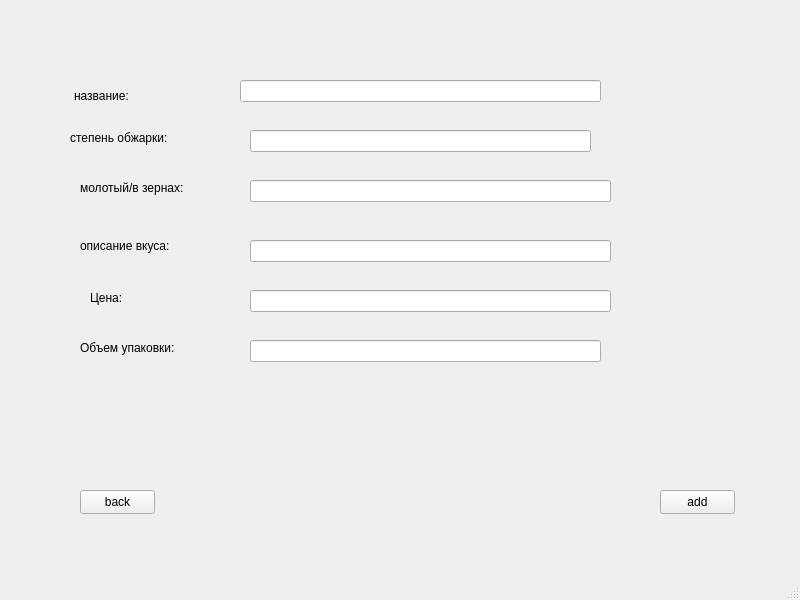
<?xml version="1.0" encoding="UTF-8"?>
<ui version="4.0">
 <class>MainWindow</class>
 <widget class="QMainWindow" name="MainWindow">
  <property name="geometry">
   <rect>
    <x>0</x>
    <y>0</y>
    <width>800</width>
    <height>600</height>
   </rect>
  </property>
  <property name="windowTitle">
   <string>MainWindow</string>
  </property>
  <widget class="QWidget" name="centralwidget">
   <widget class="QLabel" name="label">
    <property name="geometry">
     <rect>
      <x>74</x>
      <y>75</y>
      <width>161</width>
      <height>41</height>
     </rect>
    </property>
    <property name="text">
     <string>название:</string>
    </property>
   </widget>
   <widget class="QLabel" name="label_2">
    <property name="geometry">
     <rect>
      <x>70</x>
      <y>130</y>
      <width>141</width>
      <height>16</height>
     </rect>
    </property>
    <property name="text">
     <string>степень обжарки:</string>
    </property>
   </widget>
   <widget class="QLabel" name="label_3">
    <property name="geometry">
     <rect>
      <x>80</x>
      <y>180</y>
      <width>141</width>
      <height>16</height>
     </rect>
    </property>
    <property name="text">
     <string>молотый/в зернах:</string>
    </property>
   </widget>
   <widget class="QLabel" name="label_4">
    <property name="geometry">
     <rect>
      <x>80</x>
      <y>236</y>
      <width>121</width>
      <height>20</height>
     </rect>
    </property>
    <property name="text">
     <string>описание вкуса:</string>
    </property>
   </widget>
   <widget class="QLabel" name="label_6">
    <property name="geometry">
     <rect>
      <x>80</x>
      <y>340</y>
      <width>131</width>
      <height>16</height>
     </rect>
    </property>
    <property name="text">
     <string>Объем упаковки:</string>
    </property>
   </widget>
   <widget class="QLabel" name="label_5">
    <property name="geometry">
     <rect>
      <x>90</x>
      <y>290</y>
      <width>55</width>
      <height>16</height>
     </rect>
    </property>
    <property name="text">
     <string>Цена:</string>
    </property>
   </widget>
   <widget class="QLineEdit" name="nameEdit">
    <property name="geometry">
     <rect>
      <x>240</x>
      <y>80</y>
      <width>361</width>
      <height>22</height>
     </rect>
    </property>
   </widget>
   <widget class="QLineEdit" name="stepEdit">
    <property name="geometry">
     <rect>
      <x>250</x>
      <y>130</y>
      <width>341</width>
      <height>22</height>
     </rect>
    </property>
   </widget>
   <widget class="QLineEdit" name="lineEdit">
    <property name="geometry">
     <rect>
      <x>250</x>
      <y>180</y>
      <width>361</width>
      <height>22</height>
     </rect>
    </property>
   </widget>
   <widget class="QLineEdit" name="descriptionEdit">
    <property name="geometry">
     <rect>
      <x>250</x>
      <y>240</y>
      <width>361</width>
      <height>22</height>
     </rect>
    </property>
   </widget>
   <widget class="QLineEdit" name="priceEdit">
    <property name="geometry">
     <rect>
      <x>250</x>
      <y>290</y>
      <width>361</width>
      <height>22</height>
     </rect>
    </property>
   </widget>
   <widget class="QLineEdit" name="packageEdit">
    <property name="geometry">
     <rect>
      <x>250</x>
      <y>340</y>
      <width>351</width>
      <height>22</height>
     </rect>
    </property>
   </widget>
   <widget class="QPushButton" name="pushButton">
    <property name="geometry">
     <rect>
      <x>660</x>
      <y>490</y>
      <width>75</width>
      <height>24</height>
     </rect>
    </property>
    <property name="text">
     <string>add</string>
    </property>
   </widget>
   <widget class="QPushButton" name="backButton">
    <property name="geometry">
     <rect>
      <x>80</x>
      <y>490</y>
      <width>75</width>
      <height>24</height>
     </rect>
    </property>
    <property name="text">
     <string>back</string>
    </property>
   </widget>
  </widget>
  <widget class="QMenuBar" name="menubar">
   <property name="geometry">
    <rect>
     <x>0</x>
     <y>0</y>
     <width>800</width>
     <height>21</height>
    </rect>
   </property>
  </widget>
  <widget class="QStatusBar" name="statusbar"/>
 </widget>
 <resources/>
 <connections/>
</ui>
